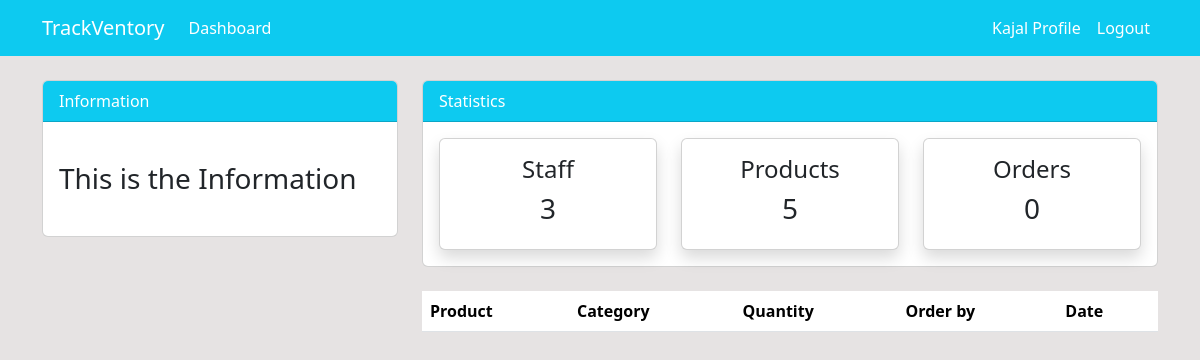
The page /order/ (signed in) on the database as committed earlier.
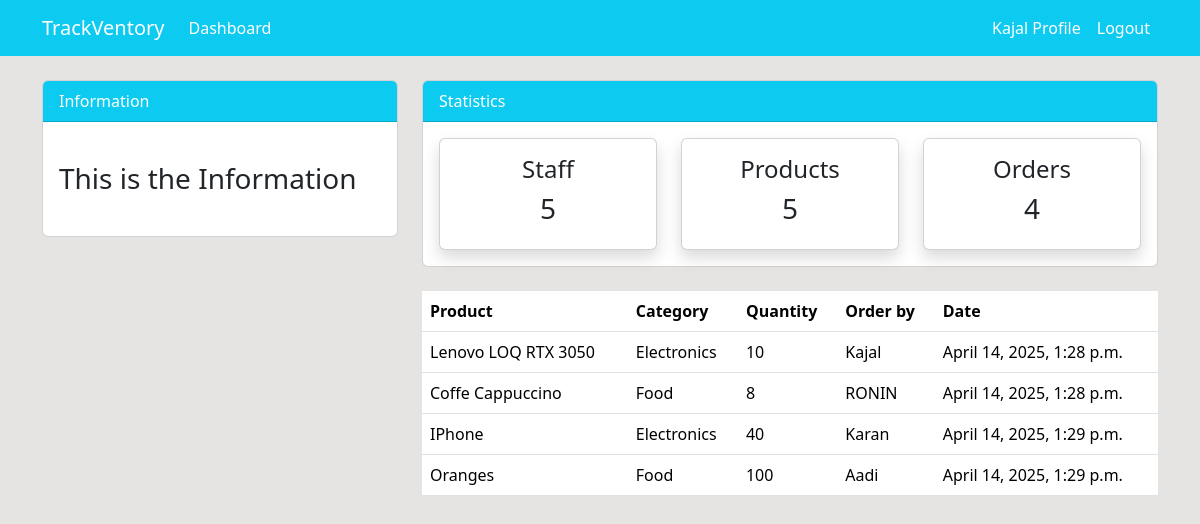
The same page on the database as committed later.
### dashboard/models.py (models this page shows, shortened)
class Order(models.Model):
    product=models.ForeignKey(Product,on_delete=models.CASCADE,null=True)
    staff=models.ForeignKey(User,models.CASCADE,null=True)
    order_quantity=models.PositiveIntegerField(null=True)
    date=models.DateTimeField(auto_now_add=True)
    class Meta:
        verbose_name_plural='Order'

class Product(models.Model):
    name=models.CharField(max_length=100,null=True)
    category=models.CharField(max_length=20, choices=CATEGORY,null=True)
    quantity=models.PositiveIntegerField(null=True)
    class Meta:
        verbose_name_plural='Product'

### dashboard/views.py (the view)
# urls.py: path('order/',views.order,name='dashboard-order'),
@login_required
def order(request):
    orders=Order.objects.all()
    orders_count=orders.count()
    workers_count=User.objects.all().count()
    products_count=Product.objects.all().count()
    context={
        'orders':orders,
        'workers_count':workers_count,
        'products_count':products_count,
        'orders_count':orders_count,
    }
    return render(request,'dashboard/order.html',context)

### templates/dashboard/order.html (shortened to what this page needs)
{% extends 'partials/base.html' %}
{% block content %}
{% include 'partials/topnav.html' %}
<div class="container">
    <div class="row my-4">
        <div class="col-md-4">
        </div>
        <div class="col-md-8">
            <table class="table bg-white">
                <thead class="bg-info">
                    <tr class="text-white">
                        <th scope="col">Product</th>
                        <th scope="col">Category</th>
                        <th scope="col">Quantity</th>
                        <th scope="col">Order by</th>
                        <th scope="col">Date</th>
                    </tr>
                </thead>
                <tbody>
                    {% for orders in orders%}
                    <tr>
                        <td>{{orders.product.name}}</td>
                        <td>{{orders.product.category}}</td>
                        <td>{{orders.order_quantity}}</td>
                        <td>{{orders.staff.username}}</td>
                        <td>{{orders.date}}</td>
                    </tr>
                    {% endfor %}
                </tbody>
            </table>
        </div>
    </div>
</div>
{% endblock %}

### templates/partials/base.html (shortened to what this page needs)
{% load static %}
<!doctype html>
<html lang="en">
<head>
  <link href="https://cdn.jsdelivr.net/npm/bootstrap@5.3.5/dist/css/bootstrap.min.css" rel="stylesheet"
>
  <link rel="stylesheet" href="{% static 'style.css' %}">
</head>
<body>
  {% include 'partials/nav.html' %}
  {% block content %}
  {% endblock %}
</body>
</html>

### templates/partials/nav.html (shortened to what this page needs)
<nav class="navbar navbar-expand-lg navbar-info bg-info">
    <div class="container d-flex justify-content-between align-items-center">
        <a class="navbar-brand text-white font-weight-bold" href="{% url 'dashboard-index' %}">TrackVentory</a>
        {% if user.is_authenticated %}
        <ul class="navbar-nav mr-auto">
            <li class="nav-item">
                <a class="nav-link text-white" href="{% url 'dashboard-index' %}">Dashboard</a>
            </li>
        </ul>
        <div class="collapse navbar-collapse justify-content-end" id="navbarContent">
            <ul class="navbar-nav d-flex align-items-center">
                <li class="nav-item">
                    <a class="nav-link text-white" href="{% url 'user-profile' %}">{{ user.username }} Profile</a>
                </li>
                <li class="nav-item">
                    <a class="nav-link text-white" href="#"
                        onclick="event.preventDefault(); document.getElementById('logout-form').submit();">Logout</a>
                </li>
            </ul>
        </div>
        {% endif %}
    </div>
</nav>

### templates/partials/topnav.html (shortened to what this page needs)
<div class="container">
    <div class="row mt-4">
        <div class="col-md-4">
            <div class="card">
                <div class="card-header bg-info text-white">
                    Information
                </div>
                <div class="card-body">
                    <marquee behavior="" direction="">
                        <h3 class="my-4">This is the Information</h3>
                    </marquee>
                </div>
            </div>
        </div>
        <div class="col-md-8">
            <div class="card">
                <div class="card-header bg-info text-white">
                    Statistics
                </div>
                <div class="card-body">
                    <div class="row">
                        <div class="col-md-4">
                            <a class="text-decoration-none text-dark" href="{% url 'dashboard-staff' %}">
                                <div class="card my-card shadow text-center p-3">
                                    <h4>Staff </h4>
                                    <h3>{{workers_count}}</h3>
                                </div>
                            </a>
                        </div>
                        <div class="col-md-4">
                            <a class="text-decoration-none text-dark" href="{% url 'dashboard-product' %}">
                                <div class="card my-card shadow text-center p-3">
                                    <h4>Products </h4>
                                    <h3>{{products_count}}</h3>
                                </div>
                            </a>
                        </div>
                        <div class="col-md-4">
                            <a class="text-decoration-none text-dark" href="{% url 'dashboard-order' %}">
                                <div class="card my-card shadow text-center p-3">
                                    <h4>Orders </h4>
                                    <h3>{{orders_count}}</h3>
                                </div>
                            </a>
                        </div>
                    </div>
                </div>
            </div>
        </div>
    </div>
</div>

### static/style.css (style rules this page uses)
body { background: rgb(230, 227, 227); }

Rows that differ between the two databases and show on the page:
added Order: product.name "Lenovo LOQ RTX 3050", product.category "Electronics", order_quantity "10", staff.username "Kajal", date "April 14, 2025, 1:28 p.m."
added Order: product.name "Coffe Cappuccino", product.category "Food", order_quantity "8", staff.username "RONIN", date "April 14, 2025, 1:28 p.m."
added Order: product.name "IPhone", product.category "Electronics", order_quantity "40", staff.username "Karan", date "April 14, 2025, 1:29 p.m."
added Order: product.name "Oranges", product.category "Food", order_quantity "100", staff.username "Aadi", date "April 14, 2025, 1:29 p.m."
Other text that changed with them:
{{ workers_count }}: "3" → "5"
{{ orders_count }}: "0" → "4"
